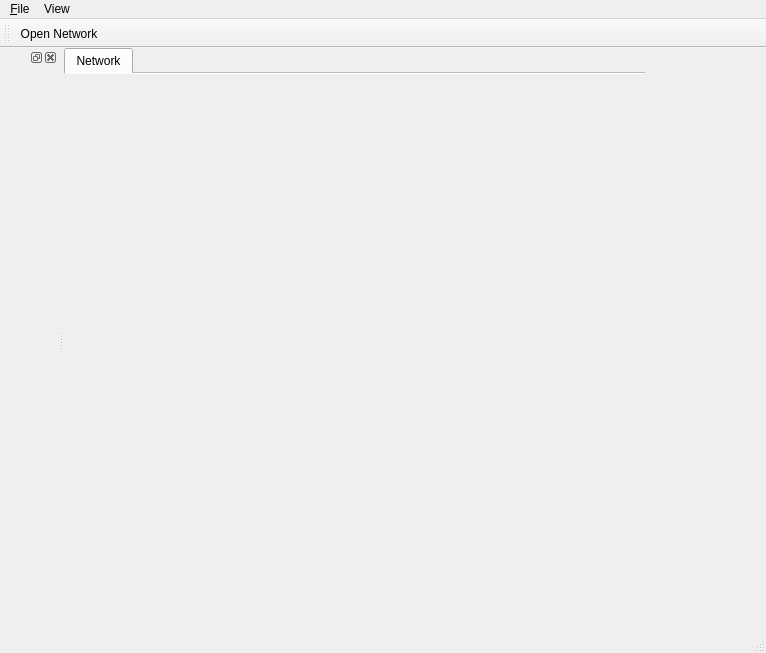
<?xml version="1.0" encoding="UTF-8"?>
<ui version="4.0">
 <author>Brandon Aubie</author>
 <class>MainWindowClass</class>
 <widget class="QMainWindow" name="MainWindowClass">
  <property name="windowModality">
   <enum>Qt::NonModal</enum>
  </property>
  <property name="geometry">
   <rect>
    <x>0</x>
    <y>0</y>
    <width>766</width>
    <height>653</height>
   </rect>
  </property>
  <property name="windowTitle">
   <string>Qt-dtnet</string>
  </property>
  <property name="autoFillBackground">
   <bool>false</bool>
  </property>
  <property name="documentMode">
   <bool>false</bool>
  </property>
  <property name="unifiedTitleAndToolBarOnMac">
   <bool>false</bool>
  </property>
  <widget class="QWidget" name="centralWidget">
   <widget class="QTabWidget" name="tabWidget">
    <property name="geometry">
     <rect>
      <x>0</x>
      <y>0</y>
      <width>581</width>
      <height>571</height>
     </rect>
    </property>
    <property name="tabPosition">
     <enum>QTabWidget::North</enum>
    </property>
    <property name="tabShape">
     <enum>QTabWidget::Rounded</enum>
    </property>
    <property name="currentIndex">
     <number>0</number>
    </property>
    <property name="elideMode">
     <enum>Qt::ElideLeft</enum>
    </property>
    <property name="documentMode">
     <bool>true</bool>
    </property>
    <widget class="QWidget" name="tab">
     <attribute name="title">
      <string>Network</string>
     </attribute>
    </widget>
   </widget>
  </widget>
  <widget class="QMenuBar" name="menuBar">
   <property name="geometry">
    <rect>
     <x>0</x>
     <y>0</y>
     <width>766</width>
     <height>26</height>
    </rect>
   </property>
   <widget class="QMenu" name="menuFile">
    <property name="title">
     <string>&amp;File</string>
    </property>
    <addaction name="actionOpen_Network"/>
    <addaction name="separator"/>
    <addaction name="actionQuit"/>
   </widget>
   <widget class="QMenu" name="menuView">
    <property name="title">
     <string>View</string>
    </property>
    <addaction name="actionProperties_Window"/>
   </widget>
   <addaction name="menuFile"/>
   <addaction name="menuView"/>
  </widget>
  <widget class="QToolBar" name="mainToolBar">
   <attribute name="toolBarArea">
    <enum>TopToolBarArea</enum>
   </attribute>
   <attribute name="toolBarBreak">
    <bool>false</bool>
   </attribute>
   <addaction name="actionOpen_Network"/>
  </widget>
  <widget class="QStatusBar" name="statusBar"/>
  <widget class="QDockWidget" name="dockProperties">
   <property name="allowedAreas">
    <set>Qt::LeftDockWidgetArea|Qt::RightDockWidgetArea</set>
   </property>
   <attribute name="dockWidgetArea">
    <number>1</number>
   </attribute>
   <widget class="QWidget" name="dockWidgetContents"/>
  </widget>
  <action name="actionOpen_Network">
   <property name="text">
    <string>Open Network</string>
   </property>
  </action>
  <action name="actionQuit">
   <property name="text">
    <string>Quit</string>
   </property>
  </action>
  <action name="actionProperties_Window">
   <property name="checkable">
    <bool>true</bool>
   </property>
   <property name="checked">
    <bool>true</bool>
   </property>
   <property name="text">
    <string>Properties Window</string>
   </property>
  </action>
 </widget>
 <layoutdefault spacing="6" margin="11"/>
 <resources/>
 <connections/>
</ui>
